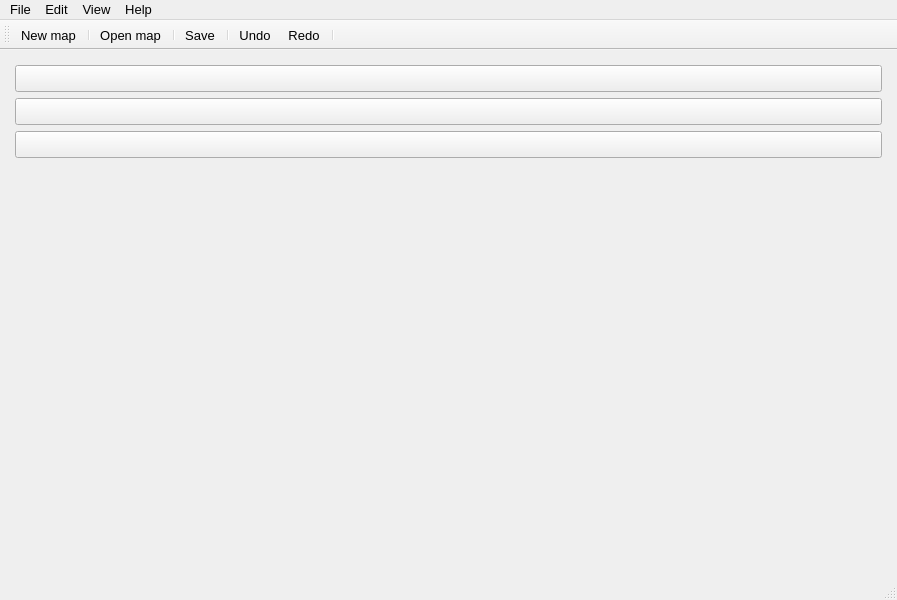
<?xml version="1.0" encoding="UTF-8"?>
<ui version="4.0">
 <class>MainWindow</class>
 <widget class="QMainWindow" name="MainWindow">
  <property name="geometry">
   <rect>
    <x>0</x>
    <y>0</y>
    <width>897</width>
    <height>600</height>
   </rect>
  </property>
  <property name="minimumSize">
   <size>
    <width>300</width>
    <height>100</height>
   </size>
  </property>
  <property name="font">
   <font>
    <family>Segoe UI</family>
    <pointsize>12</pointsize>
   </font>
  </property>
  <property name="windowTitle">
   <string>Tactile</string>
  </property>
  <property name="styleSheet">
   <string notr="true"/>
  </property>
  <widget class="QWidget" name="centralwidget">
   <layout class="QGridLayout" name="gridLayout">
    <item row="0" column="0">
     <layout class="QHBoxLayout" name="mainLayout">
      <item>
       <layout class="QVBoxLayout" name="verticalLayout">
        <property name="sizeConstraint">
         <enum>QLayout::SetDefaultConstraint</enum>
        </property>
        <property name="leftMargin">
         <number>6</number>
        </property>
        <property name="topMargin">
         <number>6</number>
        </property>
        <property name="rightMargin">
         <number>6</number>
        </property>
        <property name="bottomMargin">
         <number>6</number>
        </property>
        <item>
         <widget class="QPushButton" name="stampButton">
          <property name="toolTip">
           <string>Stamp tool</string>
          </property>
          <property name="styleSheet">
           <string notr="true"/>
          </property>
          <property name="text">
           <string/>
          </property>
          <property name="icon">
           <iconset resource="../tactile2.qrc">
            <normaloff>:/res/icons/icons8/dark/rubber_stamp_32px.png</normaloff>:/res/icons/icons8/dark/rubber_stamp_32px.png</iconset>
          </property>
          <property name="iconSize">
           <size>
            <width>24</width>
            <height>24</height>
           </size>
          </property>
         </widget>
        </item>
        <item>
         <widget class="QPushButton" name="bucketButton">
          <property name="sizePolicy">
           <sizepolicy hsizetype="Minimum" vsizetype="Fixed">
            <horstretch>0</horstretch>
            <verstretch>0</verstretch>
           </sizepolicy>
          </property>
          <property name="toolTip">
           <string>Bucket tool</string>
          </property>
          <property name="text">
           <string notr="true"/>
          </property>
          <property name="icon">
           <iconset resource="../tactile2.qrc">
            <normaloff>:/res/icons/icons8/dark/icons8-fill-color-32.png</normaloff>:/res/icons/icons8/dark/icons8-fill-color-32.png</iconset>
          </property>
          <property name="iconSize">
           <size>
            <width>24</width>
            <height>24</height>
           </size>
          </property>
          <attribute name="buttonGroup">
           <string notr="true">buttonGroup</string>
          </attribute>
         </widget>
        </item>
        <item>
         <widget class="QPushButton" name="eraserButton">
          <property name="toolTip">
           <string>Eraser tool</string>
          </property>
          <property name="text">
           <string/>
          </property>
          <property name="icon">
           <iconset resource="../tactile2.qrc">
            <normaloff>:/res/icons/icons8/dark/icons8-erase-32.png</normaloff>:/res/icons/icons8/dark/icons8-erase-32.png</iconset>
          </property>
          <property name="iconSize">
           <size>
            <width>24</width>
            <height>24</height>
           </size>
          </property>
          <attribute name="buttonGroup">
           <string notr="true">buttonGroup</string>
          </attribute>
         </widget>
        </item>
        <item>
         <spacer name="verticalSpacer_2">
          <property name="orientation">
           <enum>Qt::Vertical</enum>
          </property>
          <property name="sizeHint" stdset="0">
           <size>
            <width>20</width>
            <height>40</height>
           </size>
          </property>
         </spacer>
        </item>
       </layout>
      </item>
     </layout>
    </item>
   </layout>
  </widget>
  <widget class="QMenuBar" name="menubar">
   <property name="geometry">
    <rect>
     <x>0</x>
     <y>0</y>
     <width>897</width>
     <height>29</height>
    </rect>
   </property>
   <property name="font">
    <font>
     <pointsize>10</pointsize>
    </font>
   </property>
   <widget class="QMenu" name="menuFile">
    <property name="title">
     <string>File</string>
    </property>
    <addaction name="actionNew_map"/>
    <addaction name="separator"/>
    <addaction name="actionOpen_map"/>
    <addaction name="separator"/>
    <addaction name="actionSave"/>
    <addaction name="actionSave_as"/>
    <addaction name="separator"/>
    <addaction name="actionRename"/>
    <addaction name="separator"/>
    <addaction name="actionSettings"/>
    <addaction name="separator"/>
    <addaction name="actionExit"/>
   </widget>
   <widget class="QMenu" name="menuEdit">
    <property name="title">
     <string>Edit</string>
    </property>
    <addaction name="actionUndo"/>
    <addaction name="actionRedo"/>
    <addaction name="separator"/>
    <addaction name="actionAdd_row"/>
    <addaction name="actionAdd_column"/>
    <addaction name="actionRemove_row"/>
    <addaction name="actionRemove_column"/>
    <addaction name="separator"/>
    <addaction name="actionStamp_tool"/>
    <addaction name="actionBucket_tool"/>
    <addaction name="actionEraser_tool"/>
   </widget>
   <widget class="QMenu" name="menuView">
    <property name="title">
     <string>View</string>
    </property>
    <addaction name="actionCenter_camera"/>
    <addaction name="separator"/>
    <addaction name="actionToggle_grid"/>
    <addaction name="separator"/>
    <addaction name="actionZoom_in"/>
    <addaction name="actionZoom_out"/>
    <addaction name="separator"/>
    <addaction name="actionPan_up"/>
    <addaction name="actionPan_down"/>
    <addaction name="actionPan_right_3"/>
    <addaction name="actionPan_left"/>
    <addaction name="separator"/>
   </widget>
   <widget class="QMenu" name="menuHelp">
    <property name="title">
     <string>Help</string>
    </property>
    <addaction name="actionAbout_Tactile"/>
   </widget>
   <addaction name="menuFile"/>
   <addaction name="menuEdit"/>
   <addaction name="menuView"/>
   <addaction name="menuHelp"/>
  </widget>
  <widget class="QStatusBar" name="statusbar"/>
  <widget class="QToolBar" name="toolBar">
   <property name="windowTitle">
    <string>toolBar</string>
   </property>
   <attribute name="toolBarArea">
    <enum>TopToolBarArea</enum>
   </attribute>
   <attribute name="toolBarBreak">
    <bool>false</bool>
   </attribute>
   <addaction name="actionNew_map"/>
   <addaction name="separator"/>
   <addaction name="actionOpen_map"/>
   <addaction name="separator"/>
   <addaction name="actionSave"/>
   <addaction name="separator"/>
   <addaction name="actionUndo"/>
   <addaction name="actionRedo"/>
   <addaction name="separator"/>
  </widget>
  <action name="actionNew_map">
   <property name="icon">
    <iconset resource="../tactile2.qrc">
     <normaloff>:/res/icons/icons8/dark/icons8-file-32.png</normaloff>:/res/icons/icons8/dark/icons8-file-32.png</iconset>
   </property>
   <property name="text">
    <string>New map</string>
   </property>
   <property name="font">
    <font>
     <family>Segoe UI</family>
     <pointsize>10</pointsize>
    </font>
   </property>
   <property name="shortcut">
    <string>Ctrl+N</string>
   </property>
  </action>
  <action name="actionOpen_map">
   <property name="icon">
    <iconset resource="../tactile2.qrc">
     <normaloff>:/res/icons/icons8/dark/icons8-opened-folder-32.png</normaloff>:/res/icons/icons8/dark/icons8-opened-folder-32.png</iconset>
   </property>
   <property name="text">
    <string>Open map...</string>
   </property>
   <property name="font">
    <font>
     <family>Segoe UI</family>
     <pointsize>10</pointsize>
    </font>
   </property>
   <property name="shortcut">
    <string>Ctrl+O</string>
   </property>
  </action>
  <action name="actionSave">
   <property name="icon">
    <iconset resource="../tactile2.qrc">
     <normaloff>:/res/icons/icons8/dark/icons8-save-32.png</normaloff>:/res/icons/icons8/dark/icons8-save-32.png</iconset>
   </property>
   <property name="text">
    <string>Save</string>
   </property>
   <property name="font">
    <font>
     <family>Segoe UI</family>
     <pointsize>10</pointsize>
    </font>
   </property>
   <property name="shortcut">
    <string>Ctrl+S</string>
   </property>
  </action>
  <action name="actionSave_as">
   <property name="icon">
    <iconset resource="../tactile2.qrc">
     <normaloff>:/res/icons/icons8/dark/icons8-save-as-32.png</normaloff>:/res/icons/icons8/dark/icons8-save-as-32.png</iconset>
   </property>
   <property name="text">
    <string>Save as...</string>
   </property>
   <property name="font">
    <font>
     <family>Segoe UI</family>
     <pointsize>10</pointsize>
    </font>
   </property>
   <property name="shortcut">
    <string>Ctrl+Shift+S</string>
   </property>
  </action>
  <action name="actionRename">
   <property name="icon">
    <iconset resource="../tactile2.qrc">
     <normaloff>:/res/icons/icons8/dark/rename_32px.png</normaloff>:/res/icons/icons8/dark/rename_32px.png</iconset>
   </property>
   <property name="text">
    <string>Rename...</string>
   </property>
   <property name="font">
    <font>
     <family>Segoe UI</family>
     <pointsize>10</pointsize>
    </font>
   </property>
  </action>
  <action name="actionSettings">
   <property name="icon">
    <iconset resource="../tactile2.qrc">
     <normaloff>:/res/icons/icons8/dark/icons8-settings-32.png</normaloff>:/res/icons/icons8/dark/icons8-settings-32.png</iconset>
   </property>
   <property name="text">
    <string>Settings...</string>
   </property>
   <property name="font">
    <font>
     <family>Segoe UI</family>
     <pointsize>10</pointsize>
    </font>
   </property>
   <property name="shortcut">
    <string>Ctrl+Alt+S</string>
   </property>
  </action>
  <action name="actionExit">
   <property name="icon">
    <iconset resource="../tactile2.qrc">
     <normaloff>:/res/icons/icons8/dark/icons8-exit-32.png</normaloff>:/res/icons/icons8/dark/icons8-exit-32.png</iconset>
   </property>
   <property name="text">
    <string>Exit</string>
   </property>
   <property name="font">
    <font>
     <family>Segoe UI</family>
     <pointsize>10</pointsize>
    </font>
   </property>
  </action>
  <action name="actionUndo">
   <property name="icon">
    <iconset resource="../tactile2.qrc">
     <normaloff>:/res/icons/icons8/dark/icons8-undo-32.png</normaloff>:/res/icons/icons8/dark/icons8-undo-32.png</iconset>
   </property>
   <property name="text">
    <string>Undo</string>
   </property>
   <property name="font">
    <font>
     <family>Segoe UI</family>
     <pointsize>10</pointsize>
    </font>
   </property>
  </action>
  <action name="actionRedo">
   <property name="icon">
    <iconset resource="../tactile2.qrc">
     <normaloff>:/res/icons/icons8/dark/icons8-redo-32.png</normaloff>:/res/icons/icons8/dark/icons8-redo-32.png</iconset>
   </property>
   <property name="text">
    <string>Redo</string>
   </property>
   <property name="font">
    <font>
     <family>Segoe UI</family>
     <pointsize>10</pointsize>
    </font>
   </property>
  </action>
  <action name="actionAdd_row">
   <property name="icon">
    <iconset resource="../tactile2.qrc">
     <normaloff>:/res/icons/icons8/dark/icons8-add-row-32.png</normaloff>:/res/icons/icons8/dark/icons8-add-row-32.png</iconset>
   </property>
   <property name="text">
    <string>Add row</string>
   </property>
   <property name="font">
    <font>
     <family>Segoe UI</family>
     <pointsize>10</pointsize>
    </font>
   </property>
  </action>
  <action name="actionAdd_column">
   <property name="icon">
    <iconset resource="../tactile2.qrc">
     <normaloff>:/res/icons/icons8/dark/icons8-add-column-32.png</normaloff>:/res/icons/icons8/dark/icons8-add-column-32.png</iconset>
   </property>
   <property name="text">
    <string>Add column</string>
   </property>
   <property name="font">
    <font>
     <family>Segoe UI</family>
     <pointsize>10</pointsize>
    </font>
   </property>
  </action>
  <action name="actionRemove_row">
   <property name="icon">
    <iconset resource="../tactile2.qrc">
     <normaloff>:/res/icons/icons8/dark/icons8-delete-row-32.png</normaloff>:/res/icons/icons8/dark/icons8-delete-row-32.png</iconset>
   </property>
   <property name="text">
    <string>Remove row</string>
   </property>
   <property name="font">
    <font>
     <family>Segoe UI</family>
     <pointsize>10</pointsize>
    </font>
   </property>
  </action>
  <action name="actionRemove_column">
   <property name="icon">
    <iconset resource="../tactile2.qrc">
     <normaloff>:/res/icons/icons8/dark/icons8-delete-column-32.png</normaloff>:/res/icons/icons8/dark/icons8-delete-column-32.png</iconset>
   </property>
   <property name="text">
    <string>Remove column</string>
   </property>
   <property name="font">
    <font>
     <family>Segoe UI</family>
     <pointsize>10</pointsize>
    </font>
   </property>
  </action>
  <action name="actionCenter_camera">
   <property name="icon">
    <iconset resource="../tactile2.qrc">
     <normaloff>:/res/icons/icons8/dark/camera_32px.png</normaloff>:/res/icons/icons8/dark/camera_32px.png</iconset>
   </property>
   <property name="text">
    <string>Center camera</string>
   </property>
   <property name="font">
    <font>
     <family>Segoe UI</family>
     <pointsize>10</pointsize>
    </font>
   </property>
  </action>
  <action name="actionToggle_grid">
   <property name="icon">
    <iconset resource="../tactile2.qrc">
     <normaloff>:/res/icons/icons8/dark/icons8-grid-32.png</normaloff>:/res/icons/icons8/dark/icons8-grid-32.png</iconset>
   </property>
   <property name="text">
    <string>Toggle grid</string>
   </property>
   <property name="font">
    <font>
     <family>Segoe UI</family>
     <pointsize>10</pointsize>
    </font>
   </property>
  </action>
  <action name="actionZoom_in">
   <property name="icon">
    <iconset resource="../tactile2.qrc">
     <normaloff>:/res/icons/icons8/dark/icons8-zoom-in-32.png</normaloff>:/res/icons/icons8/dark/icons8-zoom-in-32.png</iconset>
   </property>
   <property name="text">
    <string>Zoom in</string>
   </property>
   <property name="font">
    <font>
     <family>Segoe UI</family>
     <pointsize>10</pointsize>
    </font>
   </property>
  </action>
  <action name="actionZoom_out">
   <property name="icon">
    <iconset resource="../tactile2.qrc">
     <normaloff>:/res/icons/icons8/dark/icons8-zoom-out-32.png</normaloff>:/res/icons/icons8/dark/icons8-zoom-out-32.png</iconset>
   </property>
   <property name="text">
    <string>Zoom out</string>
   </property>
   <property name="font">
    <font>
     <family>Segoe UI</family>
     <pointsize>10</pointsize>
    </font>
   </property>
  </action>
  <action name="actionPan_right">
   <property name="text">
    <string>Pan up</string>
   </property>
  </action>
  <action name="actionPan_right_2">
   <property name="text">
    <string>l</string>
   </property>
  </action>
  <action name="actionPan_up">
   <property name="icon">
    <iconset resource="../tactile2.qrc">
     <normaloff>:/res/icons/icons8/dark/icons8-up-32.png</normaloff>:/res/icons/icons8/dark/icons8-up-32.png</iconset>
   </property>
   <property name="text">
    <string>Pan up</string>
   </property>
   <property name="font">
    <font>
     <family>Segoe UI</family>
     <pointsize>10</pointsize>
    </font>
   </property>
  </action>
  <action name="actionPan_right_3">
   <property name="icon">
    <iconset resource="../tactile2.qrc">
     <normaloff>:/res/icons/icons8/dark/icons8-right-32.png</normaloff>:/res/icons/icons8/dark/icons8-right-32.png</iconset>
   </property>
   <property name="text">
    <string>Pan right</string>
   </property>
   <property name="font">
    <font>
     <family>Segoe UI</family>
     <pointsize>10</pointsize>
    </font>
   </property>
  </action>
  <action name="actionPan_left">
   <property name="icon">
    <iconset resource="../tactile2.qrc">
     <normaloff>:/res/icons/icons8/dark/icons8-left-32.png</normaloff>:/res/icons/icons8/dark/icons8-left-32.png</iconset>
   </property>
   <property name="text">
    <string>Pan left</string>
   </property>
   <property name="font">
    <font>
     <family>Segoe UI</family>
     <pointsize>10</pointsize>
    </font>
   </property>
  </action>
  <action name="actionPan_down">
   <property name="icon">
    <iconset resource="../tactile2.qrc">
     <normaloff>:/res/icons/icons8/dark/icons8-arrow-pointing-down-32.png</normaloff>:/res/icons/icons8/dark/icons8-arrow-pointing-down-32.png</iconset>
   </property>
   <property name="text">
    <string>Pan down</string>
   </property>
   <property name="font">
    <font>
     <family>Segoe UI</family>
     <pointsize>10</pointsize>
    </font>
   </property>
  </action>
  <action name="actionAbout_Tactile">
   <property name="text">
    <string>About Tactile...</string>
   </property>
   <property name="font">
    <font>
     <family>Segoe UI</family>
     <pointsize>10</pointsize>
    </font>
   </property>
  </action>
  <action name="actionStamp_tool">
   <property name="icon">
    <iconset resource="../tactile2.qrc">
     <normaloff>:/res/icons/icons8/dark/rubber_stamp_32px.png</normaloff>:/res/icons/icons8/dark/rubber_stamp_32px.png</iconset>
   </property>
   <property name="text">
    <string>Stamp tool</string>
   </property>
   <property name="shortcut">
    <string>S</string>
   </property>
  </action>
  <action name="actionBucket_tool">
   <property name="icon">
    <iconset resource="../tactile2.qrc">
     <normaloff>:/res/icons/icons8/dark/icons8-fill-color-32.png</normaloff>:/res/icons/icons8/dark/icons8-fill-color-32.png</iconset>
   </property>
   <property name="text">
    <string>Bucket tool</string>
   </property>
   <property name="shortcut">
    <string>B</string>
   </property>
  </action>
  <action name="actionEraser_tool">
   <property name="icon">
    <iconset resource="../tactile2.qrc">
     <normaloff>:/res/icons/icons8/dark/icons8-erase-32.png</normaloff>:/res/icons/icons8/dark/icons8-erase-32.png</iconset>
   </property>
   <property name="text">
    <string>Eraser tool</string>
   </property>
   <property name="shortcut">
    <string>E</string>
   </property>
  </action>
 </widget>
 <resources>
  <include location="../tactile2.qrc"/>
 </resources>
 <connections/>
 <buttongroups>
  <buttongroup name="buttonGroup"/>
 </buttongroups>
</ui>
